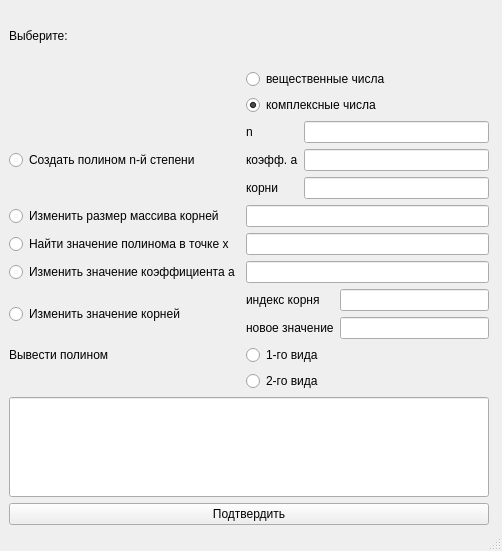
<?xml version="1.0" encoding="UTF-8"?>
<ui version="4.0">
 <class>MainWindow</class>
 <widget class="QMainWindow" name="MainWindow">
  <property name="geometry">
   <rect>
    <x>0</x>
    <y>0</y>
    <width>502</width>
    <height>551</height>
   </rect>
  </property>
  <property name="windowTitle">
   <string>MainWindow</string>
  </property>
  <widget class="QWidget" name="centralwidget">
   <widget class="QWidget" name="layoutWidget">
    <property name="geometry">
     <rect>
      <x>9</x>
      <y>9</y>
      <width>480</width>
      <height>516</height>
     </rect>
    </property>
    <layout class="QVBoxLayout" name="verticalLayout_5">
     <item>
      <layout class="QGridLayout" name="gridLayout">
       <item row="7" column="0">
        <widget class="QRadioButton" name="change_cof_a">
         <property name="text">
          <string>Изменить значение коэффициента а</string>
         </property>
        </widget>
       </item>
       <item row="8" column="0">
        <widget class="QRadioButton" name="change_roots">
         <property name="text">
          <string>Изменить значение корней </string>
         </property>
        </widget>
       </item>
       <item row="4" column="1">
        <layout class="QHBoxLayout" name="horizontalLayout">
         <item>
          <layout class="QVBoxLayout" name="verticalLayout_2">
           <item>
            <widget class="QLabel" name="label_3">
             <property name="text">
              <string>n</string>
             </property>
            </widget>
           </item>
           <item>
            <widget class="QLabel" name="label_4">
             <property name="text">
              <string>коэфф. a</string>
             </property>
            </widget>
           </item>
           <item>
            <widget class="QLabel" name="label_5">
             <property name="text">
              <string>корни</string>
             </property>
            </widget>
           </item>
          </layout>
         </item>
         <item>
          <layout class="QVBoxLayout" name="verticalLayout">
           <item>
            <widget class="QLineEdit" name="line_counter"/>
           </item>
           <item>
            <widget class="QLineEdit" name="line_cof_a"/>
           </item>
           <item>
            <widget class="QLineEdit" name="line_root"/>
           </item>
          </layout>
         </item>
        </layout>
       </item>
       <item row="9" column="1">
        <widget class="QRadioButton" name="polynom_1">
         <property name="text">
          <string>1-го вида</string>
         </property>
        </widget>
       </item>
       <item row="10" column="1">
        <widget class="QRadioButton" name="polynom_2">
         <property name="text">
          <string>2-го вида</string>
         </property>
        </widget>
       </item>
       <item row="9" column="0">
        <widget class="QLabel" name="label_2">
         <property name="text">
          <string>Вывести полином</string>
         </property>
        </widget>
       </item>
       <item row="8" column="1">
        <layout class="QHBoxLayout" name="horizontalLayout_2">
         <item>
          <layout class="QVBoxLayout" name="verticalLayout_4">
           <item>
            <widget class="QLabel" name="label_6">
             <property name="text">
              <string>индекс корня</string>
             </property>
            </widget>
           </item>
           <item>
            <widget class="QLabel" name="label_7">
             <property name="text">
              <string>новое значение</string>
             </property>
            </widget>
           </item>
          </layout>
         </item>
         <item>
          <layout class="QVBoxLayout" name="verticalLayout_3">
           <item>
            <widget class="QLineEdit" name="line_index_root"/>
           </item>
           <item>
            <widget class="QLineEdit" name="line_value"/>
           </item>
          </layout>
         </item>
        </layout>
       </item>
       <item row="5" column="0">
        <widget class="QRadioButton" name="resize_cof">
         <property name="text">
          <string>Изменить размер массива корней</string>
         </property>
        </widget>
       </item>
       <item row="6" column="0">
        <widget class="QRadioButton" name="polynom_x">
         <property name="text">
          <string>Найти значение полинома в точке х</string>
         </property>
        </widget>
       </item>
       <item row="1" column="1">
        <widget class="QRadioButton" name="real_button">
         <property name="text">
          <string>вещественные числа</string>
         </property>
        </widget>
       </item>
       <item row="0" column="0">
        <widget class="QLabel" name="label">
         <property name="text">
          <string>Выберите:</string>
         </property>
        </widget>
       </item>
       <item row="5" column="1">
        <widget class="QLineEdit" name="line_size"/>
       </item>
       <item row="4" column="0">
        <widget class="QRadioButton" name="polynom_n">
         <property name="text">
          <string>Создать полином n-й степени</string>
         </property>
        </widget>
       </item>
       <item row="7" column="1">
        <widget class="QLineEdit" name="line_cof_a_2"/>
       </item>
       <item row="6" column="1">
        <widget class="QLineEdit" name="line_x"/>
       </item>
       <item row="2" column="1">
        <widget class="QRadioButton" name="complex_button">
         <property name="text">
          <string>комплексные числа</string>
         </property>
         <property name="checked">
          <bool>true</bool>
         </property>
        </widget>
       </item>
      </layout>
     </item>
     <item>
      <widget class="QLineEdit" name="lineEdit">
       <property name="enabled">
        <bool>true</bool>
       </property>
       <property name="minimumSize">
        <size>
         <width>20</width>
         <height>100</height>
        </size>
       </property>
      </widget>
     </item>
     <item>
      <widget class="QPushButton" name="pushButton">
       <property name="text">
        <string>Подтвердить</string>
       </property>
      </widget>
     </item>
    </layout>
   </widget>
  </widget>
  <widget class="QMenuBar" name="menubar">
   <property name="geometry">
    <rect>
     <x>0</x>
     <y>0</y>
     <width>502</width>
     <height>21</height>
    </rect>
   </property>
  </widget>
  <widget class="QStatusBar" name="statusbar"/>
 </widget>
 <resources/>
 <connections/>
</ui>
